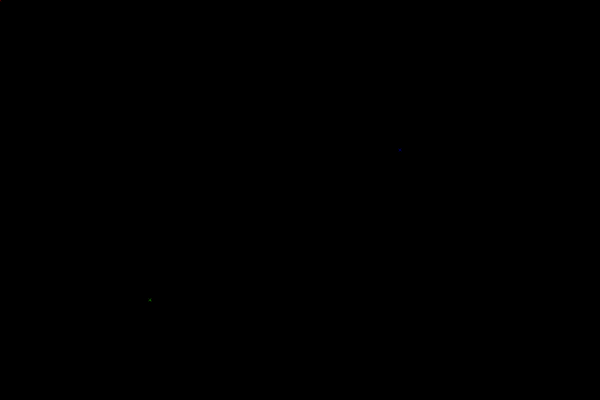
Frame 1 (no input)
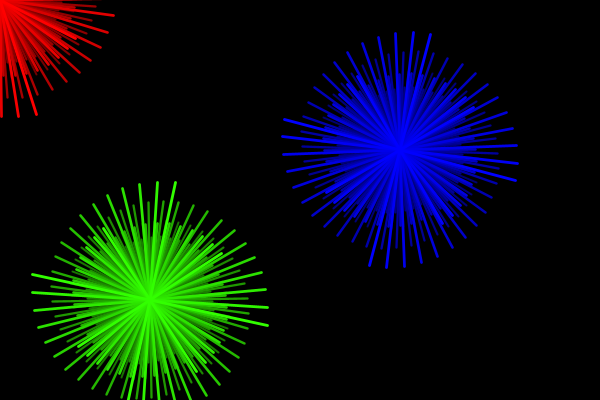
Frame 60 (the mouse pressed at the canvas centre just before this capture)
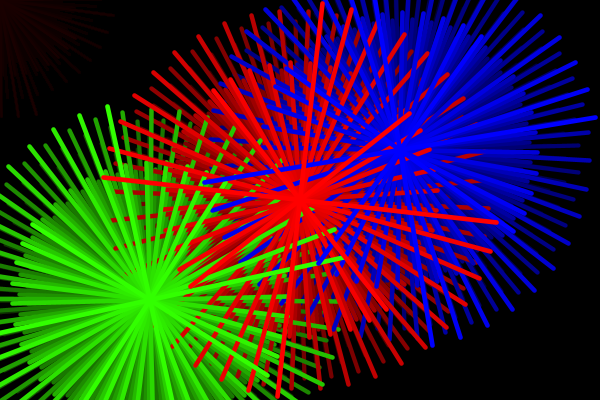
Frame 120 (the mouse held since frame 60 and released just before this capture)

The Processing sketch that drew these frames (run headless with seeded random() and noise(); from frame 60 on, the mouse is pressed at the canvas centre):

// Processing sketch: Star_03
// ── Star_03.pde
///////////////////////////////////////////
/*
 DESIGNING PROGRAMS 1.0
 AN INTRODUCTORY COURSE FOR DESIGN STUDENTS
 
 IMPLEMENTED BY THE FREE ART BUREAU 2014
 >>> www.freeartbureau.org
 +++++++++++++++++++++++++++ 
 LES BASES : FONCTIONS
 SKETCH : STAR_03
 PARENT SKETCH : STAR_02
 TYPE : DYNAMIQUE
 */
/////////////////////////// GLOBALS ////////////////////////////

float angle; // variable pour faire pivoter notre étoile
float angleSpeed = 0.01; // var pour la vitesse de rotation
float sizeMax = 10; // var pour la taille maximal de la forme
/////////////////////////// SETUP ////////////////////////////

void setup() {
  size(600, 400);
  background(0);
  smooth();
  angle = radians(0);
}

/////////////////////////// DRAW ////////////////////////////
void draw() {
    // Effect de traînée
    fill(0,10);
    noStroke();
    rect(0,0,width, height);
    
    star(150, 300, color(50,255,0), 1);
    
    star(400, 150, color(0,0,255), 1);
    
    star(mouseX, mouseY, color(255,0,0), -1);
}

/////////////////////////// FUNCTIONS ////////////////////////////
// On a rajouté un autre argument, direction, 
// pour changer le sens de la rotation
// > -1 = clockwise  
// >  1 = counter clockwise

void star(float _x, float _y, color c, int direction) {
  strokeWeight(0.5);
  stroke(c);
  pushMatrix();
  translate(_x, _y);
  rotate(angle*direction); // Notez bien la rotation + direction
  
  // Ici, la fonction sin() permet de créer une oscillation
  // On s'en sert pour modifier l'échelle et donc 
  // la taille de notre étoile
  float size = sin(frameCount * angleSpeed) * sizeMax;
  scale(size);
  
  line(-15, -15, 15, 15);
  line(15, -15, -15, 15);
  line(-15, 0, 15, 0);
  line(0, -15, 0, 15);
  popMatrix();
  
  angle += 0.05; // mise-à-jour de l'angle

}
